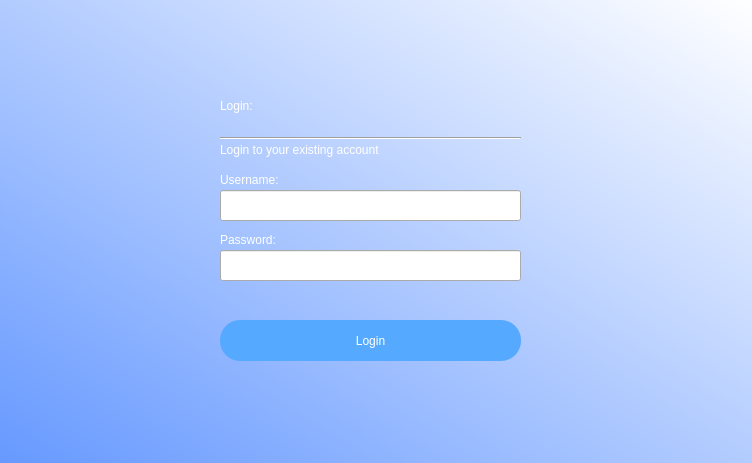
<?xml version="1.0" encoding="UTF-8"?>
<ui version="4.0">
 <class>Dialog</class>
 <widget class="QDialog" name="Dialog">
  <property name="geometry">
   <rect>
    <x>0</x>
    <y>0</y>
    <width>752</width>
    <height>463</height>
   </rect>
  </property>
  <property name="windowTitle">
   <string>Dialog</string>
  </property>
  <widget class="QWidget" name="bgwidget" native="true">
   <property name="geometry">
    <rect>
     <x>0</x>
     <y>0</y>
     <width>761</width>
     <height>471</height>
    </rect>
   </property>
   <property name="styleSheet">
    <string notr="true">QWidget#bgwidget{
background-color:qlineargradient(spread:reflect, x1:0, y1:1, x2:1, y2:0.006, stop:0 rgba(101, 152, 255, 255), stop:1 rgba(255, 255, 255, 255));}</string>
   </property>
   <widget class="QLabel" name="label">
    <property name="geometry">
     <rect>
      <x>220</x>
      <y>80</y>
      <width>101</width>
      <height>51</height>
     </rect>
    </property>
    <property name="styleSheet">
     <string notr="true">font: 75 28pt &quot;MS Shell Dlg 2&quot;;color:rgb(255, 255, 255)</string>
    </property>
    <property name="text">
     <string>Login:</string>
    </property>
   </widget>
   <widget class="QLabel" name="label_2">
    <property name="geometry">
     <rect>
      <x>220</x>
      <y>140</y>
      <width>181</width>
      <height>20</height>
     </rect>
    </property>
    <property name="styleSheet">
     <string notr="true">font: 10pt &quot;MS Shell Dlg 2&quot;;color:rgb(255, 255, 255)</string>
    </property>
    <property name="text">
     <string>Login to your existing account</string>
    </property>
   </widget>
   <widget class="QPushButton" name="login">
    <property name="geometry">
     <rect>
      <x>220</x>
      <y>320</y>
      <width>301</width>
      <height>41</height>
     </rect>
    </property>
    <property name="styleSheet">
     <string notr="true">border-radius:20px;
background-color:rgb(85, 170, 255);
font: 12pt &quot;MS Shell Dlg 2&quot;;
color:rgb(255, 255, 255)
</string>
    </property>
    <property name="text">
     <string>Login</string>
    </property>
   </widget>
   <widget class="Line" name="line">
    <property name="geometry">
     <rect>
      <x>220</x>
      <y>130</y>
      <width>301</width>
      <height>16</height>
     </rect>
    </property>
    <property name="orientation">
     <enum>Qt::Horizontal</enum>
    </property>
   </widget>
   <widget class="QLineEdit" name="userfield">
    <property name="geometry">
     <rect>
      <x>220</x>
      <y>190</y>
      <width>301</width>
      <height>31</height>
     </rect>
    </property>
    <property name="styleSheet">
     <string notr="true">font: 10pt &quot;MS Shell Dlg 2&quot;;</string>
    </property>
   </widget>
   <widget class="QLineEdit" name="passwordfield">
    <property name="geometry">
     <rect>
      <x>220</x>
      <y>250</y>
      <width>301</width>
      <height>31</height>
     </rect>
    </property>
    <property name="styleSheet">
     <string notr="true">font: 10pt &quot;MS Shell Dlg 2&quot;;</string>
    </property>
   </widget>
   <widget class="QLabel" name="label_3">
    <property name="geometry">
     <rect>
      <x>220</x>
      <y>170</y>
      <width>71</width>
      <height>20</height>
     </rect>
    </property>
    <property name="styleSheet">
     <string notr="true">font: 8pt &quot;MS Shell Dlg 2&quot;;color:rgb(255, 255, 255)</string>
    </property>
    <property name="text">
     <string>Username:</string>
    </property>
   </widget>
   <widget class="QLabel" name="label_4">
    <property name="geometry">
     <rect>
      <x>220</x>
      <y>230</y>
      <width>71</width>
      <height>20</height>
     </rect>
    </property>
    <property name="styleSheet">
     <string notr="true">font: 8pt &quot;MS Shell Dlg 2&quot;;color:rgb(255, 255, 255)</string>
    </property>
    <property name="text">
     <string>Password:</string>
    </property>
   </widget>
   <widget class="QLabel" name="error">
    <property name="geometry">
     <rect>
      <x>220</x>
      <y>290</y>
      <width>301</width>
      <height>16</height>
     </rect>
    </property>
    <property name="styleSheet">
     <string notr="true">color: red</string>
    </property>
    <property name="text">
     <string/>
    </property>
   </widget>
  </widget>
 </widget>
 <resources/>
 <connections/>
</ui>
